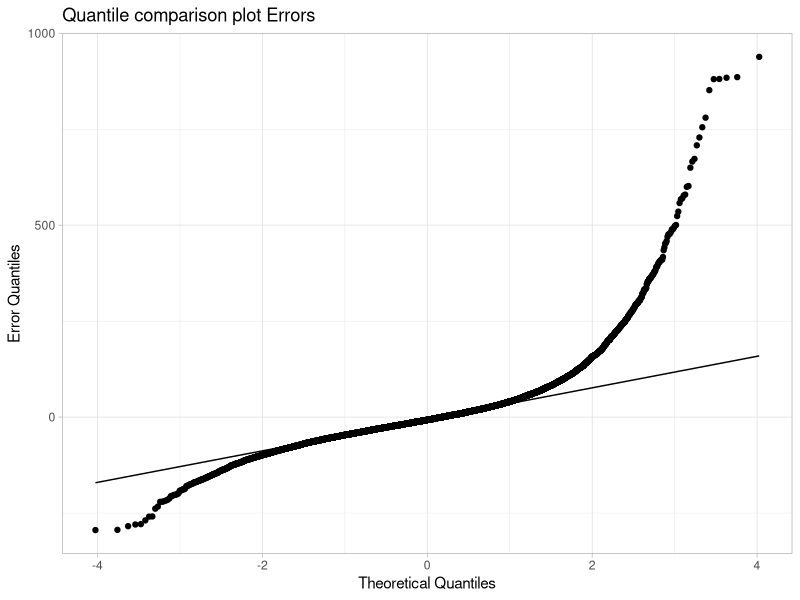
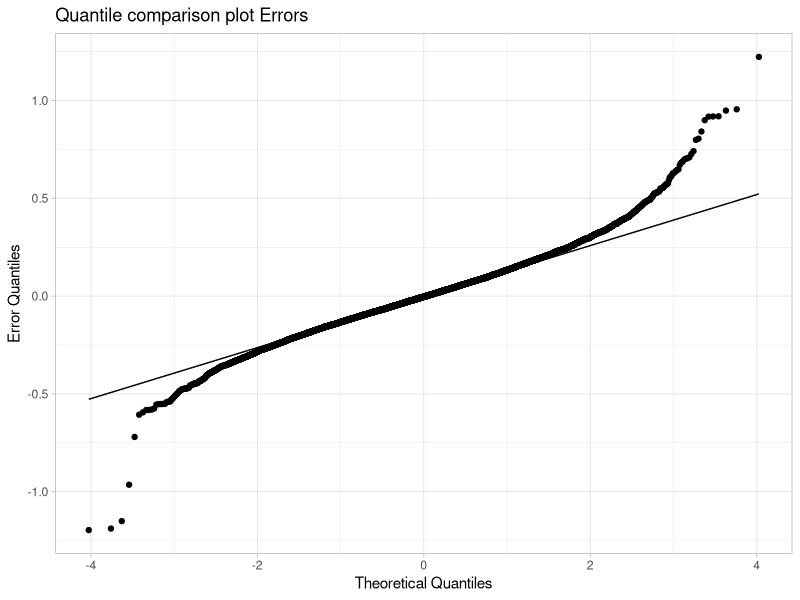
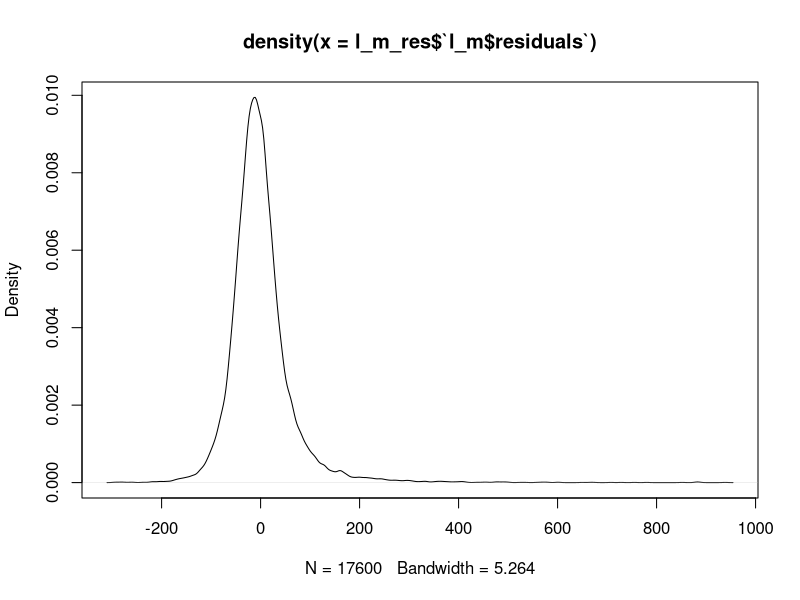
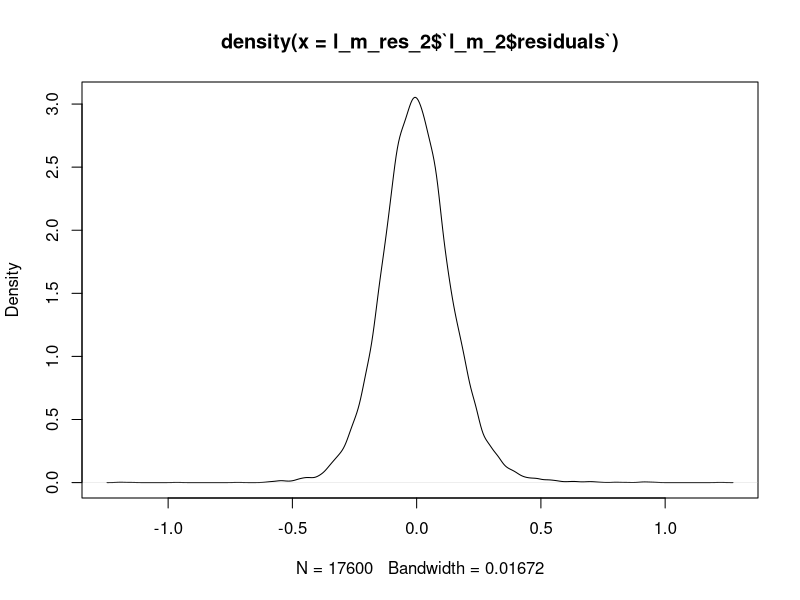
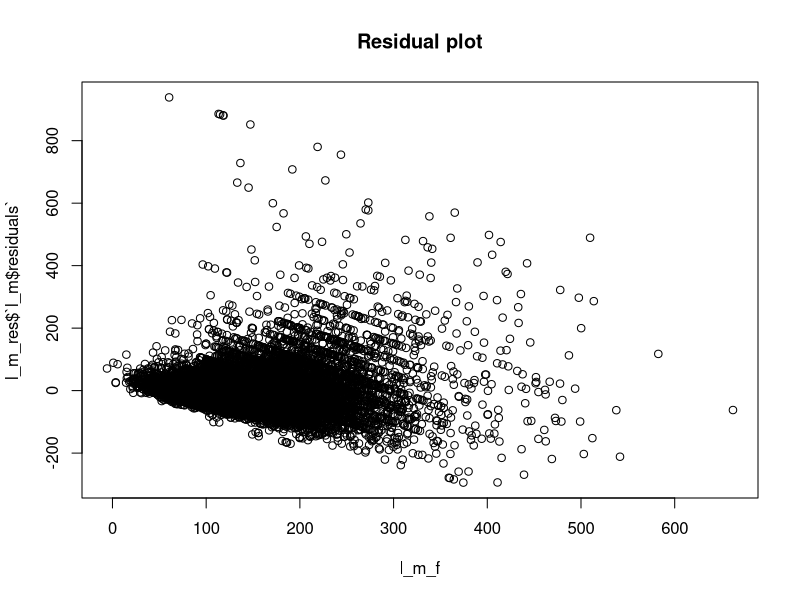
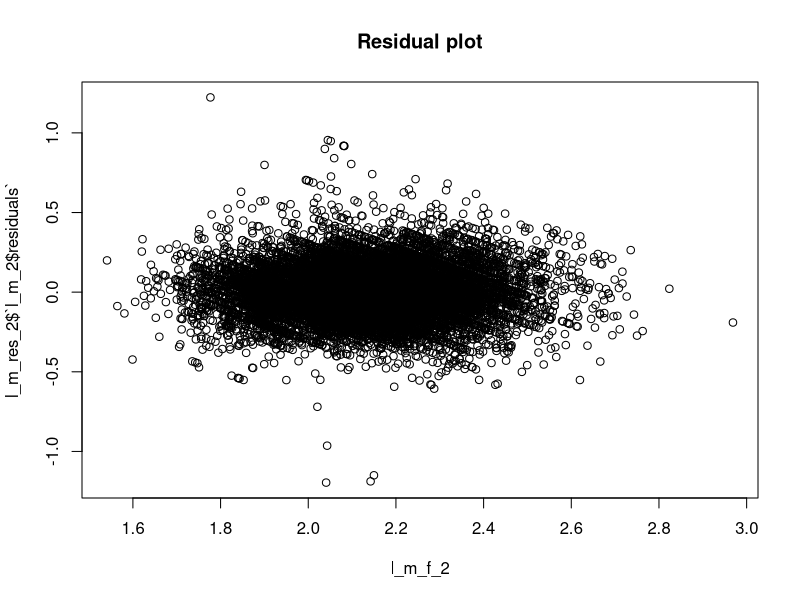
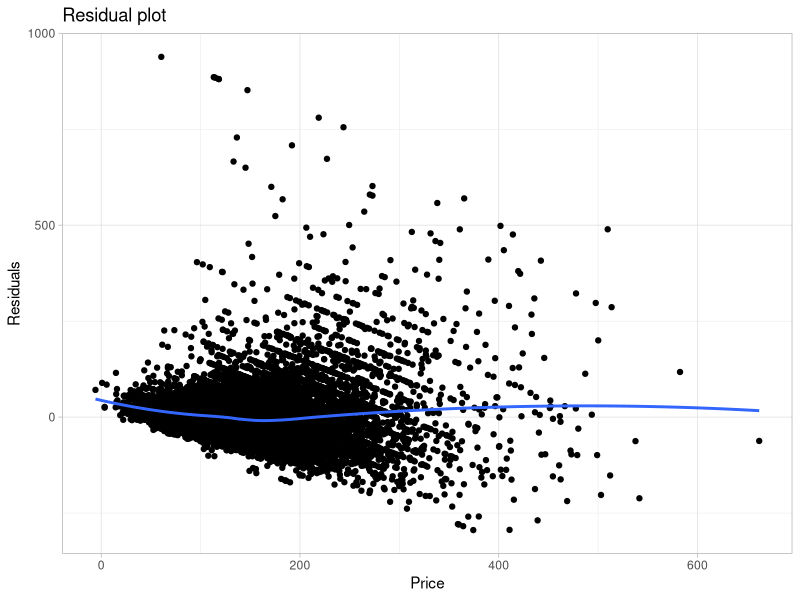
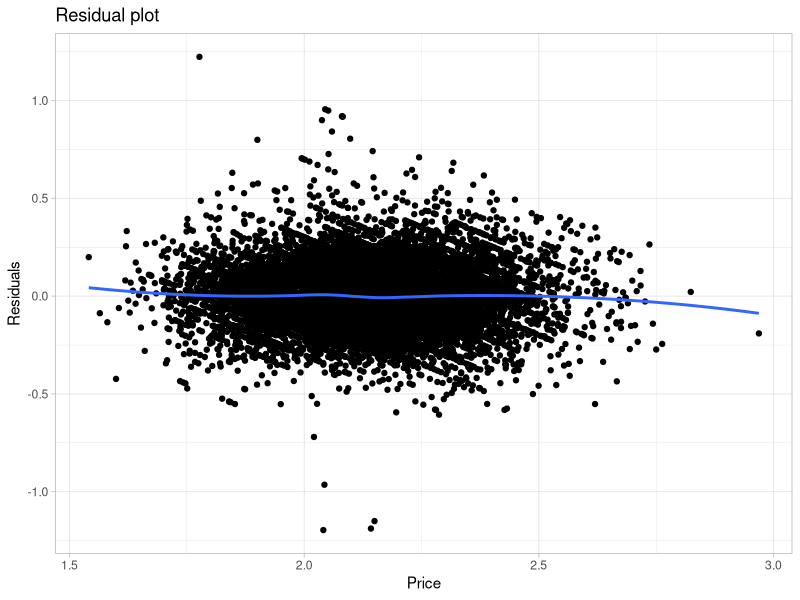

Source code (R) for these figures, in order: (Note: this script raises an error after producing the figures.)
####----Libraries
# library(dplyr)
# library(ggplot2)
# library(car)
# library(leaps)
# library(tidyverse)
# library(xtable)
#########---------- Linear Models AIR BNB Analysis -------------#########


# bnb = read.csv(file="listings.csv", header=TRUE, sep=",")

# data inlcudes 106 variables, this is obvisouly too many as such variable 
# selection based on literature/similar case studies will be performed and
# variables that do not contain any predictive information about listing prices
# will be removed 

# Removeable based on non-predictive information or full empty colunmn: 
# id[,1], listing_url[,2], scape_id[,3], last_scrape[,4]
# experiences_offred[,9], thumbnail_url[,16], medium_url[,17], picture_url[,18]
# xl_picture_url[,19], host_id[,20], host_url[,21], host_name[,22]
# # square_feet[,60], requieres_liscence[,95]


# Removed to reduce dimensionality & unlikeliness of adding predictive power:
# latiude[,49] ,longtiude[,50]
# is_location_exact[,51]
# extra_people[,67]
# minimum_nights[,68], maximum_nights[,69], minimum_minimum_nights[,70]
# maximum_maximum_nights[,71], maximum_minimum_nights_avg_ntm[,72]
# calender updated[,76]
# has_availability[,77], availability_30[,78], availability_60[,79],
# availability_90[,80], availability_365[,81]
# calender_last_scaped[,82]
# first_review[,86]
# requieres_liscence[,94]
# instant_bookable[,97], is_buisness_travel_ready[,98]
# requiere_guest_profile_picture[,100]
# requiere_guest_phone_verification[,101]
# calculated_host_listing_count[,102] 
# calculated_host_listing_count_entire_homes[,103]
# calculated_host_listing_count_private_rooms[,104]
# calculated_host_listing_count_shared_rooms[,105]


# Removed because its text information describing the listing:
# name[,5], summary[,6], space[,7], description[,8], neighborhood_overview[,10]
# notes[,11], transit [,12], acess[,13], interaction[14], house_rules[,15]
# host_about[,25], host_acceptance_rate[,28], host_thumbnail_url[,30]
# host_picture_url[,31], neighbourhood_group_cleansed[,41]
# juristiction_names[,96]

# Included variables and or recoded variablesincluded in the analysis 
# host_since[,23] recode from data to number of days
# host_location[,24] recode categories into numbers
# host_response_time[,26] recode reponse time from categories into number
# host_neighbourhood[,32] categries need to be recoded into numbers
# host_has_profile_pic[,36] true or false coded 
# host_identitiy_verified[,37] coded true or false
# street[,38], neighbourhood [,39] OR neighbourhood_cleansed[,40]
# city[,42], state[,43]
# zipcode[,44] recode into numeric to create multi-categoriy variable
# smart_location[,46]
# country_code[,47], country [,48]
# property_type[,52]
# room_type[,53]
# accomodates[,54]
# bathrooms[,55], bedrooms[,56], beds[,57]
# bed_type[,58] recode into numeric category variable
# security_deposit[,64]
# cleaning_fee[,65]
# guests_included[,66]
# number_of_reviews[,83], (number_of_reviews_ltm[,84])
# review_scores_rating[,87], (review_scores_accuracy[,88]), 
# (review_scores_cleanliness[,89]), (review_scores_checkin[,90]),
# (review_scores_communication[,91]), (review_scores_location[,92])
# (review_score_value[,93])
# cancellation_policy[,99]
# reviews_per_month[,106]

# Pecuiliar variables that need discussion in the group
# host_reponse_rate[,27] variables is in percent & incldues NA(Na can be removed)
# host_is_superhost[,29] coded true or false can be recoded 0,1

# host_listing_count [,33] # potential need to recode, cannot sum
# # host_total_listings_count[,34] # potential need to recode, cannot sum
# # host_verifications [,35]
# # amenities[,59]
# 
# 
# # NA variables 
# sum(bnb$host_acceptance_rate == "N/A") # 20239
# sum(bnb$host_picture_url == "N/A") # 20239
# sum(bnb$host_total_listings_count == 0 )
# sum(is.na(bnb$square_feet)) # 19873 # high missing values
# 
# 
# # Outcome variable 
# # price[,61](weeky_price[,62], monthly_price[,63])
# 
# #########---------- Data Preperation & Examination -------------#########
# 
# #----------create select subset of data & prepare for analysis 
# 
# subs = as.data.frame(bnb[c(23:24,26,32,36:40,42:48,52:58,64:66,83:84,87:93,
#                            99,106,61)])
# 
# # some preprocessing done in Precessing R file
# subset = read.csv('2019/subset.csv')
# 
# colnames(subset) # variables review scores can be removed except review score rating
# # and number of review scores review score 
# colnames(subset[,19]) # review scorerating
# colnames(subset[,17]) # number_of_reviews
# 
# # remove additonal variables
# subset = subset[-c(1,3,18,20:25)]
# 
# # some NA can be recoded into 0 e.g. security deposite & cancelation fee
# subset$security_deposit[is.na(subset$security_deposit)] = 0 
# subset$cleaning_fee[is.na(subset$cleaning_fee)] = 0 
# 
# # remove NA rows 
# subset = na.omit(subset)
# # save subset as csv
# write.csv(subset, '2019/subset.csv')
# 

#########--- START SCRIPT FROM HERE ---####################
library(dplyr)
library(ggplot2)
library(car)
library(leaps)
library(tidyverse)
library(xtable)

subset = read_csv("2019/subset.csv")
colnames(subset)

# change class of variables for analysis 
# subset$host_response_time <- as_factor(subset$host_response_time)
# subset$cancellation_policy <- as_factor(subset$cancellation_policy)
# subset$room_type <- as_factor(subset$room_type)
# subset$bed_type <- as_factor(subset$bed_type)
# subset$beds <- as_factor(subset$beds)
# subset$property_type <- as_factor(subset$property_type)
# subset$neighbourhood_cleansed <- as_factor(subset$neighbourhood_cleansed)
# subset$security_deposit <- as.numeric(gsub('\\$', '', subset$security_deposit))
# subset$cleaning_fee <- as.numeric(gsub('\\$', '', subset$cleaning_fee))
# subset$bathrooms <- as_factor(subset$bathrooms)
# subset$accommodates <- as_factor(subset$accommodates)
# subset$guests_included <- as_factor(subset$guests_included)


# number of variables in dataset
ncol(subset)
colnames(subset)


#########---------- Regression Assumptions -------------#########
#-------Collinearity: Independence --------#
# variance Inflation Factor
var_inf = vif(lm(price ~ ., subset)) # number of vifs exceed treshold value, 
# as such there is collinearity present between predictor sets
# predictors can be removed and analysis should be re-run determine if still present
summary(var_inf)
var_inf
xtable(var_inf)
# remove variable with highest VIF = beds
subset = subset[-9]
#rerun vif
var_inf2 = vif(lm(price ~ ., subset))
var_inf2 # no VIF above 10, now its ok collinearity contained
xtable(var_inf2)
#-------- Linear Model ---------#
x = model.matrix(price ~ ., subset)
l_m = lm(price ~ x, subset)
l_m_2 = lm(log10(price) ~ x, subset)
l_m_f = l_m$fitted.values
l_m_f_2 = l_m_2$fitted.values

#----------------- Nomal Errors ------------------#
l_m_res = as.data.frame(l_m$residuals)
l_m_res_2 = as.data.frame(l_m_2$residuals)

l_m_res = as.data.frame(l_m$residuals)

ggplot(l_m_res, aes(sample = l_m_res$`l_m$residuals`)) + stat_qq() +
  ggtitle("Quantile comparison plot Errors") + theme_light() +
  labs(x= "Theoretical Quantiles", y= "Error Quantiles") + stat_qq_line()


ggplot(l_m_res_2, aes(sample = l_m_res_2$`l_m_2$residuals`)) + stat_qq() +
  ggtitle("Quantile comparison plot Errors") + theme_light() +
  labs(x= "Theoretical Quantiles", y= "Error Quantiles") + stat_qq_line()

plot(density(l_m_res$`l_m$residuals`))
plot(density(l_m_res_2$`l_m_2$residuals`))


# examine normality of individual variables

# plot(density(subset[,12])) # deposit
# plot(density(subset[,13])) # cleaning fee
# plot(density(subset[,15])) # number of reviews
# plot(density(subset[,16])) # review score rating
# plot(density(subset[,18])) # review per month
# plot(density(subset[,19])) # price 
# 
# # trial and error of transformations
# plot(density(log10(subset[,12]))) # deposit log transformation # no transformation normalizes
# plot(density(log10(subset[,13]))) # cleaning fee no transformation normalizes
# 
# plot(density(log10(subset[,15]))) # log number of reviews  somewhat better 
# plot(density(subset[,16]^40)) # review score rating # no transformation normalized
# plot(density(log10(subset[,18]))) # review per month 
# plot(density(log10(subset[,19]))) # price # somehow better


#----------------- Constant Errors ------------------#

plot(l_m_f,l_m_res$`l_m$residuals`, main="Residual plot")

plot(l_m_f_2,l_m_res_2$`l_m_2$residuals`, main="Residual plot")

ggplot(subset,aes(l_m_f,
                  l_m_res$`l_m$residuals`)) +
  geom_point() + theme_light() + labs(x= "Price", y= "Residuals") +
  geom_smooth(method= "loess", se=FALSE) + ggtitle("Residual plot")

ggplot(subset,aes(l_m_f_2,
                  l_m_res_2$`l_m_2$residuals`)) +
  geom_point() + theme_light() + labs(x= "Price", y= "Residuals") +
  geom_smooth(method= "loess", se=FALSE) + ggtitle("Residual plot")

# Rule of Thumb for non-constant error variance
# if ratio of smallest vs biggest residual is bigger than 10 or 4 its a problem
abs(max(l_m$residuals)) / abs(min(l_m$residuals)) < 10
abs(max(l_m$residuals)) / abs(min(l_m$residuals)) < 4


#----------------- Linearity ------------------#
lin_c = as.data.frame(subset[c(1:17)])
colnames(lin_c)

# Save variables sepeartely for Component + Residual plot
host_response_time = lin_c$host_response_time
host_has_profile_pic = lin_c$host_has_profile_pic
host_identity_verified = lin_c$host_identity_verified
neighbourhood_cleansed = lin_c$neighbourhood_cleansed
property_type = lin_c$property_type
room_type = lin_c$room_type
accommodates = lin_c$accommodates
bathrooms = lin_c$bathrooms
bedrooms = lin_c$bedrooms
bed_type = lin_c$bed_type
security_deposit = lin_c$security_deposit
cleaning_fee = lin_c$cleaning_fee
guests_included = lin_c$guests_included
number_of_reviews = lin_c$number_of_reviews
review_scores_rating = lin_c$review_scores_rating
cancellation_policy = lin_c$cancellation_policy
reviews_per_month = as.integer(lin_c$reviews_per_month)

# same lm model as before, but lets make sure its here
l_c = lm(price ~ ., lin_c)

# Component + Residual plot to examine the relationship between Y and each X 
# individually. CoPlots show the  partial relationship of Y and X 
# controlling for other Xs.
crPlot(l_c, host_response_time)
crPlot(l_c, host_identity_verified)
crPlot(l_c, neighbourhood_cleansed)
crPlot(l_c, property_type)
crPlot(l_c, room_type)
crPlot(l_c, accommodates)
crPlot(l_c, bathrooms)
crPlot(l_c, beds)
crPlot(l_c, bed_type)
crPlot(l_c, security_deposit)
crPlot(l_c, cleaning_fee)
crPlot(l_c, guests_included)
crPlot(l_c, number_of_reviews)
crPlot(l_c, cleaning_fee)
crPlot(l_c, review_scores_rating)
crPlot(l_c, cancellation_policy)
crPlot(l_c, reviews_per_month)


lin_c2 = lin_c
lin_c2$cleaning_fee = sqrt(lin_c2$cleaning_fee)
lin_c2$reviews_per_month = sqrt(lin_c2$reviews_per_month)

l_c2 = lm(price ~ ., lin_c2)
crPlot(l_c2, reviews_per_month)
crPlot(l_c2, cleaning_fee)


#----------------- Influential Cases ------------------#

#---------- Hat-Values 
hat_v = hatvalues(l_m)
hat_v2 = hatvalues(l_m_2)
#---------- studentized Residuals
s_resid = rstudent(l_m)
s_resid2 = rstudent(l_m_2)
#---------- Cook's Residuals --------#
cd = as.vector(cooks.distance(l_m))
cd2 = as.vector(cooks.distance(l_m_2))
xtable(var_inf)
# bubble plot of laverage vs discrepancy 
ggplot(l_m, aes(x = hat_v, y = s_resid, size = cd)) +
  geom_point(aes(color = )) + theme_light() +
  ggtitle("Leverage vs. Studentized residuals No Trasnformation") +
  labs(x = "Leverage", y = "Studentized Residuals", size = "Cook's Distance")

ggplot(l_m_2, aes(x = hat_v2, y = s_resid2, size = cd2)) +
  geom_point(aes(color =  )) + theme_light() +
  ggtitle("Leverage vs. Studentized residuals Trasnformed") +
  labs(x = "Leverage", y = "Studentized Residuals", 
       size = "Cook's Distance")
